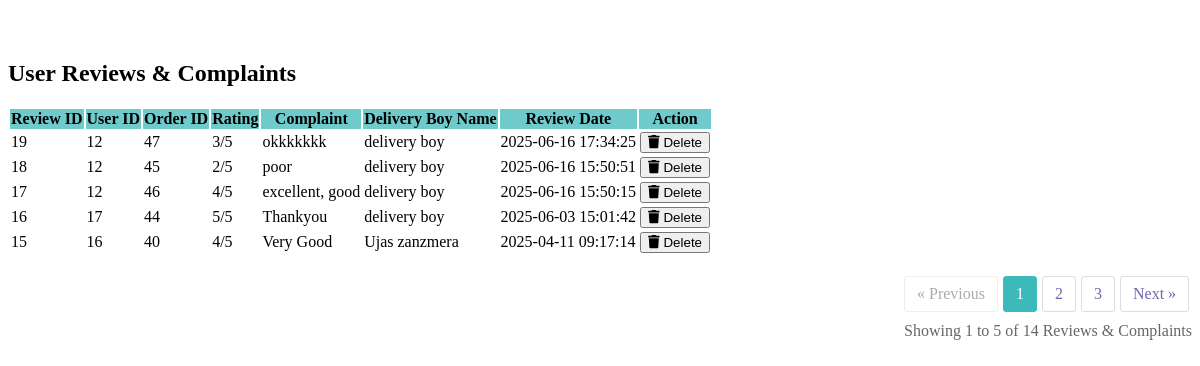
Page /admin/deliveryBoyReviews.php on the committed database.
### tables this page shows
CREATE TABLE `reviews` (
  `reviewId` int(11) NOT NULL,
  `userId` int(21) NOT NULL,
  `orderId` int(21) NOT NULL,
  `rating` int(1) NOT NULL CHECK (`rating` between 1 and 5),
  `complain` text DEFAULT NULL COMMENT 'User complaint or feedback',
  `reviewDate` datetime NOT NULL DEFAULT current_timestamp(),
  `delivery_boy_id` int(11) DEFAULT NULL
);

CREATE TABLE `delivery_boys` (
  `id` int(11) NOT NULL,
  `delivery_boy_name` varchar(50) NOT NULL,
  `first_name` varchar(50) NOT NULL,
  `last_name` varchar(50) NOT NULL,
  `email` varchar(100) NOT NULL,
  `phone` varchar(15) NOT NULL,
  `password` varchar(255) NOT NULL,
  `vehicle_type` varchar(3) DEFAULT NULL,
  `status` enum('pending','approved','rejected') DEFAULT 'pending',
  `created_at` timestamp NOT NULL DEFAULT current_timestamp()
);

### admin/deliveryBoyReviews.php (the view, shortened to what this page needs)
<?php
include '_dbconnect.php';
$limit = 5;
$current_page = isset($_GET['p']) ? (int) $_GET['p'] : 1;
$offset = ($current_page - 1) * $limit;
$sql = "SELECT r.*, d.first_name, d.last_name
        FROM reviews r
        LEFT JOIN delivery_boys d ON r.delivery_boy_id = d.id
        ORDER BY r.reviewDate DESC
        LIMIT $limit OFFSET $offset";
$result = $conn->query($sql);
$countQuery = "SELECT COUNT(*) as total FROM reviews";
$countResult = $conn->query($countQuery);
$totalReviews = $countResult->fetch_assoc()['total'];
$totalPages = ceil($totalReviews / $limit);
?>
<!DOCTYPE html>
<html lang="en">
<head>
</head>
<body>
    <div class="container-fluid" id="empty" style="margin-top: 20px; padding-top: 20px;">
        <div class="row">
            <div class="card col-lg-12">
                <div class="card-body">
                    <h2 class="text-center mb-4">User Reviews & Complaints</h2>
                    <table class="table table-striped table-bordered text-center">
                        <thead style="background-color: rgb(111 202 203);">
                            <tr>
                                <th>Review ID</th>
                                <th>User ID</th>
                                <th>Order ID</th>
                                <th>Rating</th>
                                <th>Complaint</th>
                                <th>Delivery Boy Name</th>
                                <th>Review Date</th>
                                <th>Action</th>
                            </tr>
                        </thead>
                        <tbody>
                            <?php if ($result->num_rows > 0): ?>
                                <?php while ($row = $result->fetch_assoc()): ?>
                                    <tr>
                                        <td><?php echo htmlspecialchars($row['reviewId']); ?></td>
                                        <td><?php echo htmlspecialchars($row['userId']); ?></td>
                                        <td><?php echo htmlspecialchars($row['orderId']); ?></td>
                                        <td><?php echo htmlspecialchars($row['rating']) . "/5"; ?></td>
                                        <td><?php echo !empty($row['complain']) ? htmlspecialchars($row['complain']) : '<span class="text-muted">No Complaint</span>'; ?>
                                        </td>
                                        <td><?php echo htmlspecialchars($row['first_name'] . ' ' . $row['last_name']); ?></td>
                                        <td><?php echo htmlspecialchars($row['reviewDate']); ?></td>
                                        <td>
                                            <form action="partials/delete_review.php" method="POST"
                                                onsubmit="return confirm('Are you sure you want to delete this review?');">
                                                <button type="submit" class="btn btn-danger btn-sm">
                                                    <i class="fas fa-trash"></i> Delete
                                                </button>
                                            </form>
                                        </td>
                                    </tr>
                                <?php endwhile; ?>
                            <?php else: ?>
                                <tr>
                                    <td colspan="8">No reviews or complaints found</td>
                                </tr>
                            <?php endif; ?>
                        </tbody>
                    </table>
                    <?php if ($totalPages > 1): ?>
                        <div class="pagination-container">
                            <div>
                                <div class="pagination">
                                    <?php if ($current_page <= 1): ?>
                                        <span class="disabled">« Previous</span>
                                    <?php else: ?>
                                        <a href="index.php?page=deliveryBoyReviews&p=<?php echo $current_page - 1; ?>">«
                                            Previous</a>
                                    <?php endif; ?>
                                    <div class="page-numbers">
                                        <?php
                                        $start = max(1, $current_page - 1);
                                        $end = min($totalPages, $current_page + 1);
                                        for ($i = $start; $i <= $end; $i++) {
                                            if ($i == $current_page) {
                                                echo '<a href="index.php?page=deliveryBoyReviews&p=' . $i . '" class="active">' . $i . '</a>';
                                            } else {
                                                echo '<a href="index.php?page=deliveryBoyReviews&p=' . $i . '">' . $i . '</a>';
                                            }
                                        }
                                        if ($end < $totalPages) {
                                            echo '<a href="index.php?page=deliveryBoyReviews&p=' . $totalPages . '">' . $totalPages . '</a>';
                                        }
                                        ?>
                                    </div>
                                    <?php if ($current_page >= $totalPages): ?>
                                        <span class="disabled">Next »</span>
                                    <?php else: ?>
                                        <a href="index.php?page=deliveryBoyReviews&p=<?php
                                        echo $current_page + 1;
                                        ?>">Next »</a>
                                    <?php endif; ?>
                                </div>
                                <div class="pagination-info">
                                    Showing <?php echo (($current_page - 1) * $limit + 1); ?> to
                                    <?php echo min($current_page * $limit, $totalReviews); ?> of
                                    <?php echo $totalReviews; ?> Reviews & Complaints
                                </div>
                            </div>
                        </div>
                    <?php endif; ?>
                </div>
            </div>
        </div>
    </div><br>
</body>
</html>

### admin/deliveryBoyReviews.php (style rules this page uses)
.pagination-container { display: flex; justify-content: flex-end; margin: 20px 0; }
.pagination { display: flex; gap: 5px; flex-wrap: wrap; }
.pagination a { padding: 8px 12px; border: 1px solid #ddd; color: rgb(116, 101, 179); text-decoration: none; border-radius: 3px; transition: all 0.3s; }
.pagination span { padding: 8px 12px; border: 1px solid #ddd; color: rgb(0, 0, 0); text-decoration: none; border-radius: 3px; }
.pagination .active { background: rgb(60, 185, 187); color: white; border-color: rgb(60, 185, 187); }
.pagination .disabled { color: #aaa; border-color: #eee; cursor: not-allowed; }
.pagination-info { text-align: right; margin-top: 10px; color: #666; }
.pagination .page-numbers { display: flex; gap: 5px; }

### rows in the picture
reviews: reviewId "19", userId "12", orderId "47", rating "3", complain "okkkkkkk", delivery_boy.last_name "delivery boy", reviewDate "2025-06-16 17:34:25"
reviews: reviewId "18", userId "12", orderId "45", rating "2", complain "poor", delivery_boy.last_name "delivery boy", reviewDate "2025-06-16 15:50:51"
reviews: reviewId "17", userId "12", orderId "46", rating "4", complain "excellent, good", delivery_boy.last_name "delivery boy", reviewDate "2025-06-16 15:50:15"
reviews: reviewId "16", userId "17", orderId "44", rating "5", complain "Thankyou", delivery_boy.last_name "delivery boy", reviewDate "2025-06-03 15:01:42"
reviews: reviewId "15", userId "16", orderId "40", rating "4", complain "Very Good", delivery_boy.last_name "Ujas zanzmera", reviewDate "2025-04-11 09:17:14"

### other values in the picture
$totalPages "3"
min($current_page * $limit, $totalReviews) "5"
$totalReviews "14"
